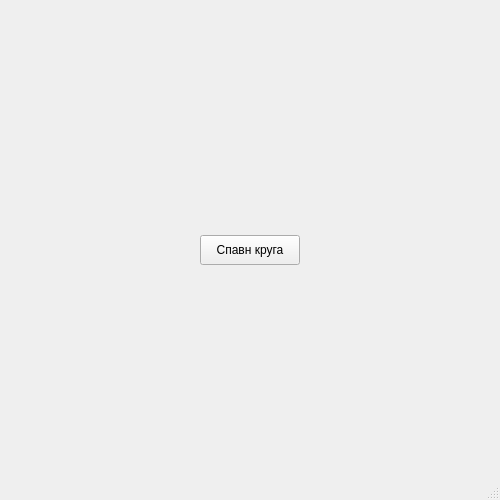
<?xml version="1.0" encoding="UTF-8"?>
<ui version="4.0">
 <class>MainWindow</class>
 <widget class="QMainWindow" name="MainWindow">
  <property name="geometry">
   <rect>
    <x>0</x>
    <y>0</y>
    <width>500</width>
    <height>500</height>
   </rect>
  </property>
  <property name="windowTitle">
   <string>MainWindow</string>
  </property>
  <widget class="QWidget" name="centralwidget">
   <widget class="QPushButton" name="pushButton">
    <property name="geometry">
     <rect>
      <x>200</x>
      <y>235</y>
      <width>100</width>
      <height>30</height>
     </rect>
    </property>
    <property name="text">
     <string>Спавн круга</string>
    </property>
   </widget>
  </widget>
  <widget class="QMenuBar" name="menubar">
   <property name="geometry">
    <rect>
     <x>0</x>
     <y>0</y>
     <width>500</width>
     <height>26</height>
    </rect>
   </property>
  </widget>
  <widget class="QStatusBar" name="statusbar"/>
 </widget>
 <resources/>
 <connections/>
</ui>
